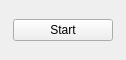
<?xml version="1.0" encoding="UTF-8"?>
<ui version="4.0">
 <class>SystemFocusWidget</class>
 <widget class="QWidget" name="SystemFocusWidget">
  <property name="geometry">
   <rect>
    <x>0</x>
    <y>0</y>
    <width>126</width>
    <height>60</height>
   </rect>
  </property>
  <property name="windowTitle">
   <string>Form</string>
  </property>
  <layout class="QHBoxLayout" name="horizontalLayout">
   <item>
    <widget class="QPushButton" name="btn">
     <property name="enabled">
      <bool>true</bool>
     </property>
     <property name="maximumSize">
      <size>
       <width>100</width>
       <height>16777215</height>
      </size>
     </property>
     <property name="layoutDirection">
      <enum>Qt::LeftToRight</enum>
     </property>
     <property name="text">
      <string>Start</string>
     </property>
    </widget>
   </item>
  </layout>
 </widget>
 <resources/>
 <connections/>
</ui>
